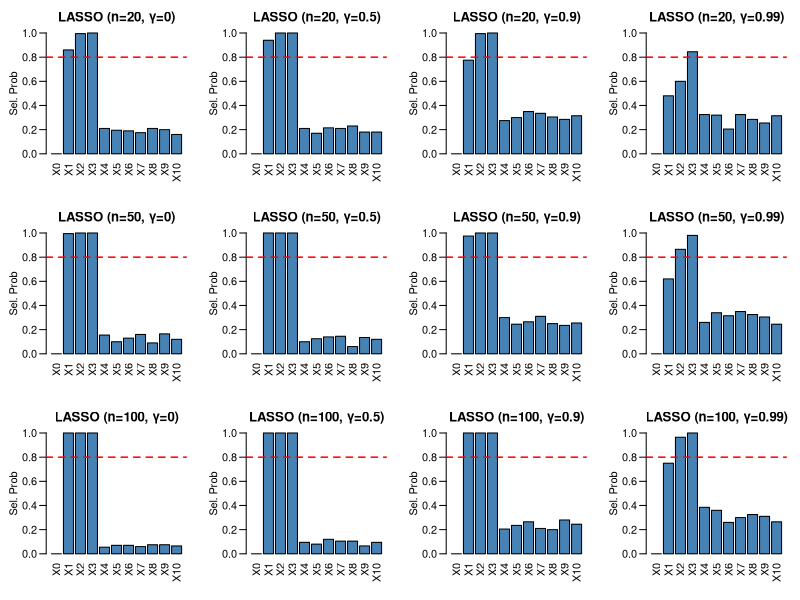
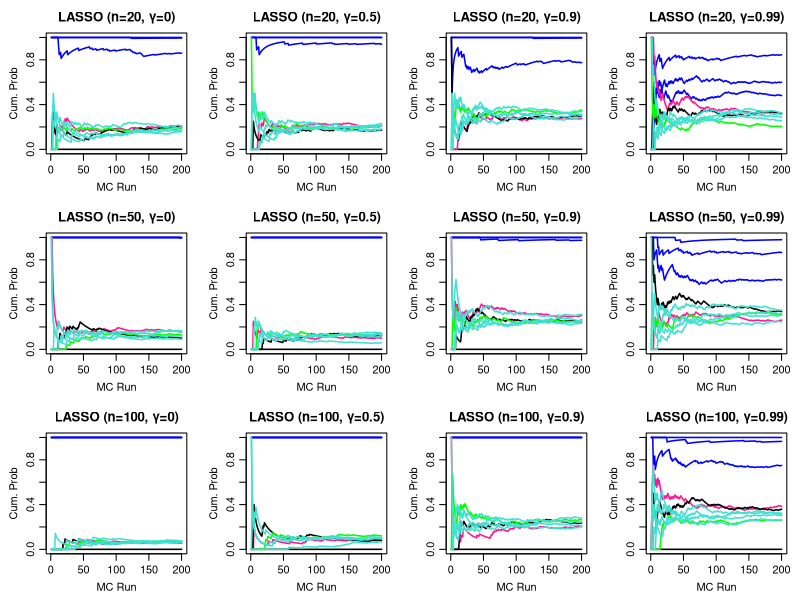
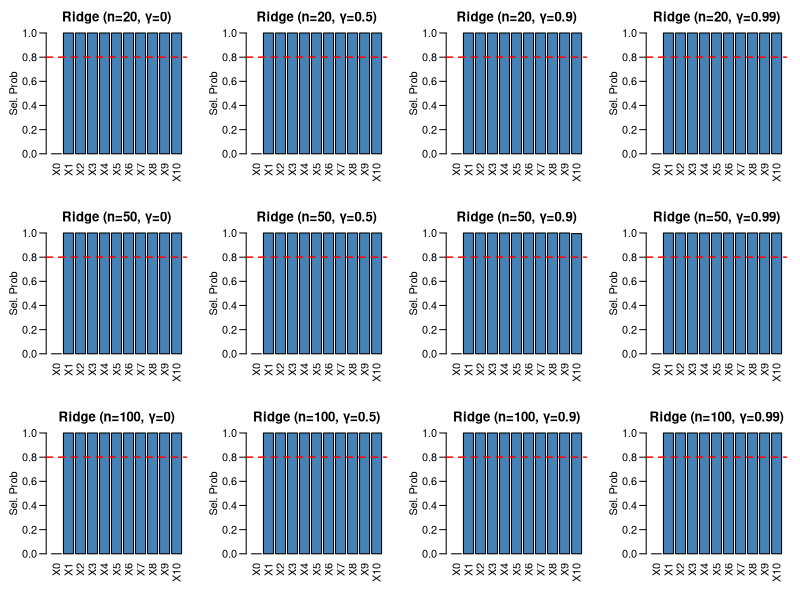
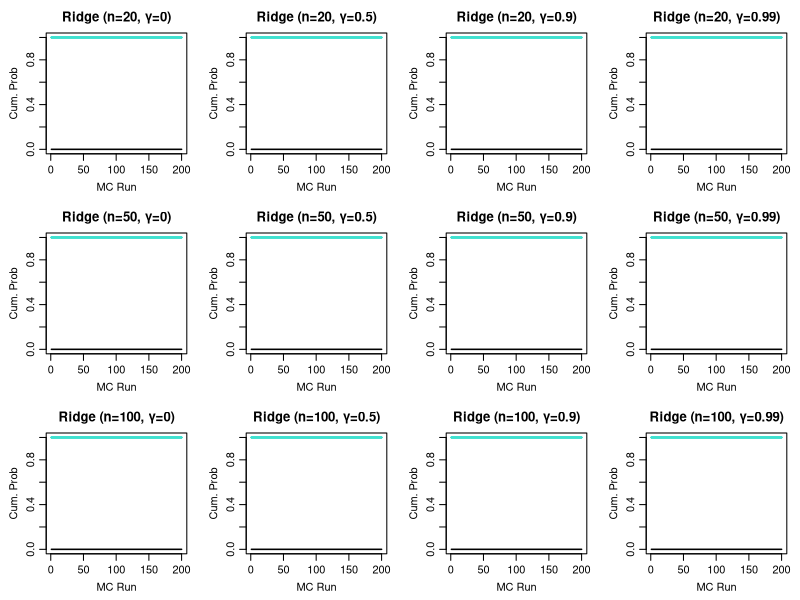

The R script that drew these images, in order:
# ============================================================
# Monte Carlo Simulation: LASSO & Ridge
# ============================================================

rm(list = ls())
library(glmnet)
set.seed(123)

# Simulation Parameters
n_grid     <- c(20, 50, 100)
gamma_grid <- c(0, 0.5, 0.9, 0.99)
p          <- 10
R          <- 200
pi_thr     <- 0.8

beta <- matrix(c(0.5, 1, 2, 3, rep(0, 7)), nrow = p + 1)
feature_names <- c("X0", paste0("X", 1:p))

# Jaccard Similarity Function
compute_jaccard_fast <- function(selec_mat) {
  intersection <- selec_mat %*% t(selec_mat)
  sums <- rowSums(selec_mat)
  union <- outer(sums, sums, "+") - intersection
  jaccard_mat <- intersection / union
  jaccard_mat[is.nan(jaccard_mat)] <- 1
  return(mean(jaccard_mat[upper.tri(jaccard_mat)]))
}

# Main Simulation Engine
run_grid_simulation <- function(alpha_val, model_name) {
  
  jaccard_summary <- matrix(0, nrow = length(n_grid), ncol = length(gamma_grid),
                            dimnames = list(paste0("n=", n_grid), paste0("gamma=", gamma_grid)))
  
  # Storage for plotting & coefficient statistics
  prob_list <- list()
  conv_list <- list()
  stats_list <- list()
  
  for (i in seq_along(n_grid)) {
    for (j in seq_along(gamma_grid)) {
      
      n <- n_grid[i]
      gamma <- gamma_grid[j]
      setting_key <- paste0("n_", n, "_gamma_", gamma)
      
      coef_mat  <- matrix(0, nrow = R, ncol = p + 1)
      selec_mat <- matrix(0, nrow = R, ncol = p + 1)
      
      for (r in 1:R) {
        X_dum <- matrix(rnorm(n * (p + 1)), nrow = n, ncol = p + 1)
        Z     <- X_dum[, 1:p]
        z_p1  <- X_dum[, p + 1]
        
        X_features <- sqrt(1 - gamma^2) * Z + gamma * z_p1
        X          <- cbind(1, X_features)
        y          <- X %*% beta + rnorm(n)
        
        cv <- cv.glmnet(X, y, alpha = alpha_val, nfolds = 5, intercept = FALSE)
        model <- glmnet(X, y, alpha = alpha_val, lambda = cv$lambda.1se, intercept = FALSE)
        
        coef_estimates <- as.numeric(coef(model)[-1])
        coef_mat[r, ]  <- coef_estimates
        
        # Non-zero tol
        selec_mat[r, ] <- as.numeric(abs(coef_estimates) > 1e-5)
      }
      
      # Metrics
      selection_prob <- colMeans(selec_mat)
      cum_mean       <- apply(selec_mat, 2, cumsum) / (1:R)
      mean_jaccard   <- compute_jaccard_fast(selec_mat)
      
      # Coefficient summary metrics
      beta_hat_mean <- colMeans(coef_mat)
      beta_hat_var  <- apply(coef_mat, 2, var)
      beta_hat_bias <- beta_hat_mean - as.numeric(beta)
      
      stats_df <- data.frame(
        E_beta_hat   = round(beta_hat_mean, 4),
        var_beta_hat = round(beta_hat_var, 4),
        bias         = round(beta_hat_bias, 4)
      )
      
      # Store Results
      jaccard_summary[i, j]    <- round(mean_jaccard, 4)
      prob_list[[setting_key]]  <- selection_prob
      conv_list[[setting_key]]  <- cum_mean
      stats_list[[setting_key]] <- stats_df
    }
  }
  
  # ------------------------------------------------------------
  # Plots
  # ------------------------------------------------------------
  
  # Plot 1: Feature Selection Probabilities Grid
  par(mfrow = c(3, 4), mar = c(3.5, 3.5, 2.5, 1), mgp = c(2, 0.7, 0))
  for (n in n_grid) {
    for (gamma in gamma_grid) {
      setting_key <- paste0("n_", n, "_gamma_", gamma)
      sp <- prob_list[[setting_key]]
      
      barplot(sp, names.arg = feature_names, col = "steelblue", las = 2,
              ylim = c(0, 1), main = paste0(model_name, " (n=", n, ", γ=", gamma, ")"),
              ylab = "Sel. Prob", xlab = "")
      abline(h = pi_thr, col = "red", lty = 2, lwd = 1.5)
    }
  }
  
  # Plot 2: Cumulative Selection Probability Convergence Grid
  par(mfrow = c(3, 4), mar = c(3.5, 3.5, 2.5, 1), mgp = c(2, 0.7, 0))
  color_palette <- if(alpha_val == 1) {
    c("black", "blue", "blue", "blue", "deeppink", "black", "green", rep("turquoise", 4))
  } else {
    c("black", rep("turquoise", p))
  }
  
  for (n in n_grid) {
    for (gamma in gamma_grid) {
      setting_key <- paste0("n_", n, "_gamma_", gamma)
      cm <- conv_list[[setting_key]]
      
      matplot(cm, type = "l", lty = 1, lwd = 1.5, col = color_palette,
              ylim = c(0, 1), xlab = "MC Run", ylab = "Cum. Prob",
              main = paste0(model_name, " (n=", n, ", γ=", gamma, ")"))
    }
  }
  
  # Reset graphics device layout
  par(mfrow = c(1, 1))
  
  return(list(
    jaccard = jaccard_summary,
    stats   = stats_list
  ))
}

# Helper function to generate combined parameter table for a specific (n, gamma)
generate_comparison_table <- function(lasso_stats, ridge_stats, n_val, gamma_val) {
  setting_key <- paste0("n_", n_val, "_gamma_", gamma_val)
  
  l_df <- lasso_stats[[setting_key]]
  r_df <- ridge_stats[[setting_key]]
  
  comp_df <- data.frame(
    Term         = c("X0 (Intercept)", paste0("X", 1:p)),
    True_beta    = round(as.numeric(beta), 4),
    LASSO_E_beta = l_df$E_beta_hat,
    LASSO_Var    = l_df$var_beta_hat,
    LASSO_Bias   = l_df$bias,
    Ridge_E_beta = r_df$E_beta_hat,
    Ridge_Var    = r_df$var_beta_hat,
    Ridge_Bias   = r_df$bias
  )
  
  colnames(comp_df) <- c("Term", "True β", "LASSO E(β_hat)", "LASSO Var(β_hat)", "LASSO Bias",
                         "Ridge E(β_hat)", "Ridge Var(β_hat)", "Ridge Bias")
  return(comp_df)
}

# ============================================================
# Run Simulations
# ============================================================

cat("\n================ RUNNING LASSO GRID SIMULATION ================\n")
lasso_res <- run_grid_simulation(alpha_val = 1, model_name = "LASSO")

cat("\n================ RUNNING RIDGE GRID SIMULATION ================\n")
ridge_res <- run_grid_simulation(alpha_val = 0, model_name = "Ridge")

# Extract Jaccard matrices
lasso_jaccard_table <- lasso_res$jaccard
ridge_jaccard_table <- ridge_res$jaccard

# Print Summary Tables
cat("\n================ MEAN JACCARD SIMILARITY INDEX ================\n\n")

cat("--- LASSO Model Mean Jaccard Indices ---\n")
print(lasso_jaccard_table)

cat("\n--- Ridge Model Mean Jaccard Indices ---\n")
print(ridge_jaccard_table)

# ============================================================
# Print Combined Parameter Estimation Tables for All Settings
# ============================================================

all_comparison_tables <- list()

for (n_val in n_grid) {
  for (gamma_val in gamma_grid) {
    setting_key <- paste0("n_", n_val, "_gamma_", gamma_val)
    
    cat("\n============================================================\n")
    cat("  Coefficient Statistics Comparison: n =", n_val, "| gamma =", gamma_val, "\n")
    cat("============================================================\n")
    
    comp_tbl <- generate_comparison_table(lasso_res$stats, ridge_res$stats, n_val, gamma_val)
    print(comp_tbl, row.names = FALSE)
    
    all_comparison_tables[[setting_key]] <- comp_tbl
  }
}
